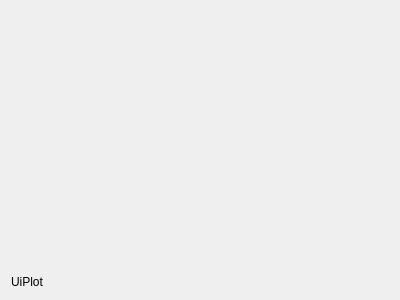
<?xml version="1.0" encoding="UTF-8"?>
<ui version="4.0">
 <class>UiPlot</class>
 <widget class="QWidget" name="UiPlot">
  <property name="geometry">
   <rect>
    <x>0</x>
    <y>0</y>
    <width>400</width>
    <height>300</height>
   </rect>
  </property>
  <property name="windowTitle">
   <string>Form</string>
  </property>
  <layout class="QVBoxLayout" name="verticalLayout">
   <item>
    <widget class="QStackedWidget" name="stackedWidget">
     <widget class="QWidget" name="page_ui">
      <layout class="QHBoxLayout" name="qmlHboxLayout"/>
     </widget>
     <widget class="QWidget" name="page_tree">
      <layout class="QVBoxLayout" name="verticalLayout_3">
       <item>
        <layout class="QVBoxLayout" name="verticalLayout_tree"/>
       </item>
      </layout>
     </widget>
    </widget>
   </item>
   <item>
    <widget class="QLabel" name="label">
     <property name="text">
      <string>UiPlot</string>
     </property>
    </widget>
   </item>
  </layout>
 </widget>
 <resources/>
 <connections/>
</ui>
